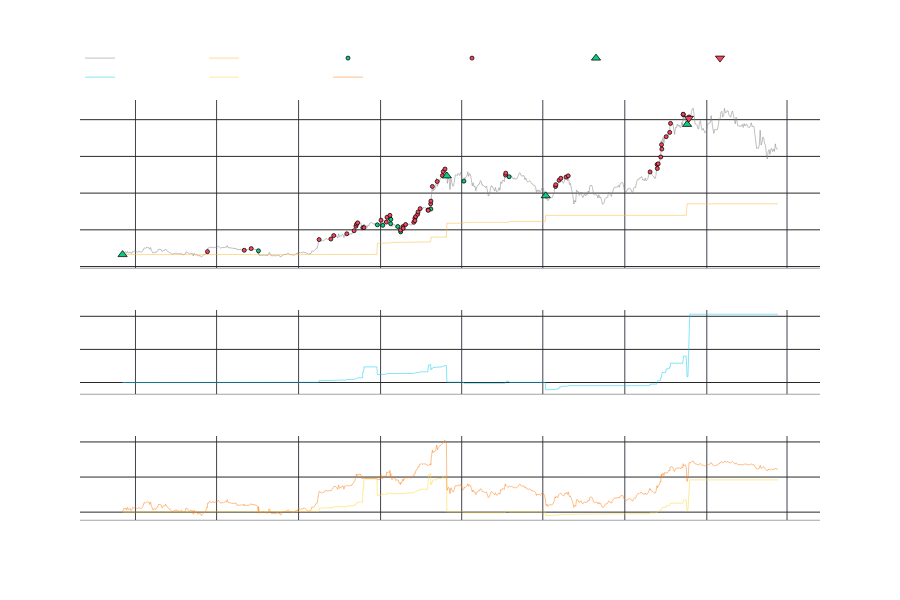

The notebook cell saved with this chart:
### Code cell
#Creando Chart 
chart_rows = 3
row_heights=[300,150,150]
total_height = sum(row_heights)

fig = make_subplots(rows=chart_rows, 
                    shared_xaxes=True,
                    row_heights=row_heights)

fig.add_trace(
        go.Scatter(
            x=df["datetime"], y=df["price"], name=f'Precio', mode="lines",  
            line={'width': 0.5},  
            marker=dict(color='gray'),
        ),
        row=1,
        col=1,
    )  
fig.add_trace(
        go.Scatter(
            x=df["datetime"], y=df["precio_promedio"], name=f'Precio Promedio', mode="lines",  
            line={'width': 0.5},  
            marker=dict(color='#f8b935'),
        ),
        row=1,
        col=1,
    )  
fig.add_trace(
        go.Scatter(x=df["datetime"], y=df['buy'], name='Compras', mode='markers', 
                marker=dict(symbol='circle',size=4,color='#0ecb81',line=dict(width=0.75, color="black"),),
                ),row=1,col=1,
    )
fig.add_trace(
        go.Scatter(x=df["datetime"], y=df['sell'], name='Ventas', mode='markers', 
                marker=dict(symbol='circle',size=4,color='#f6465d',line=dict(width=0.75, color="black"),),
                ),row=1,col=1,
    )
fig.add_trace(
        go.Scatter(x=df["datetime"], y=df['aporte'], name='Aportes', mode='markers', 
                marker=dict(symbol='triangle-up',size=8,color='#0ecb81',line=dict(width=0.75, color="black"),),
                ),row=1,col=1,
    )
fig.add_trace(
        go.Scatter(x=df["datetime"], y=df['retiro'], name='Retiros', mode='markers', 
                marker=dict(symbol='triangle-down',size=8,color='#f6465d',line=dict(width=0.75, color="black"),),
                ),row=1,col=1,
    )


fig.add_trace(
        go.Scatter(
            x=df["datetime"], y=df["ganancias_realizadas"], name=f'Ganancias', mode="lines",  
            line={'width': 0.5},  
            marker=dict(color='#0dcaf0'),
        ),
        row=2,
        col=1,
    )  

fig.add_trace(
        go.Scatter(
            x=df["datetime"], y=df["rendimiento_ganancias"], name=f'Ganancias (%)', mode="lines",  
            line={'width': 0.5},  
            marker=dict(color='#fcd535'),
        ),
        row=3,
        col=1,
    )  
fig.add_trace(
        go.Scatter(
            x=df["datetime"], y=df["rendimiento_valor"], name=f'Valor (%)', mode="lines",  
            line={'width': 0.5},  
            marker=dict(color='#fd7e14'),
        ),
        row=3,
        col=1,
    )  





# Adjust layout for subplots
fig.update_layout(
    font=dict(color="#ffffff", family="Helvetica"),
    paper_bgcolor="rgba(0,0,0,0)",  # Transparent background
    plot_bgcolor="rgba(0,0,0,0)",  # Transparent plot area 
    height=total_height,
    xaxis_rangeslider_visible=False,
    modebar_bgcolor="rgba(0,0,0,0)",
    legend=dict(
        orientation = 'h',
        yanchor="bottom",
        y=1.02,
        xanchor="left",
        x=0,
    ),
)

#Ajustar el tamaño de cada sub_plot
fig.update_layout(
    yaxis1=dict(title="Precio",showticklabels=True,
                zeroline=False,),
    yaxis2=dict(title="USDT",showticklabels=True,),
    yaxis3=dict(title="(%)",showticklabels=True,),
)
fig.update_xaxes(showline=True, linewidth=0.5,linecolor='#40444e', gridcolor='#40444e')
fig.update_yaxes(showline=False, linewidth=0.5, zeroline= False, linecolor='#40444e', gridcolor='rgba(40,40,40,10)') 

fig.show()

### Figure 1 — Plotly figure (JSON) as saved in the notebook; plotly's stock layout.template omitted (floating-point values rounded to 4 significant figures; data arrays with more than 128 entries replaced by an {"elided": "..."} marker saying what was removed)
{"data": [{"line": {"width": 0.5}, "marker": {"color": "gray"}, "mode": "lines", "name": "Precio", "type": "scatter", "x": {"elided": "811 str values"}, "xaxis": "x", "y": {"elided": "811 float values"}, "yaxis": "y"}, {"line": {"width": 0.5}, "marker": {"color": "#f8b935"}, "mode": "lines", "name": "Precio Promedio", "type": "scatter", "x": {"elided": "811 str values"}, "xaxis": "x", "y": {"elided": "811 float values"}, "yaxis": "y"}, {"marker": {"color": "#0ecb81", "line": {"color": "black", "width": 0.75}, "size": 4, "symbol": "circle"}, "mode": "markers", "name": "Compras", "type": "scatter", "x": {"elided": "811 str values"}, "xaxis": "x", "y": {"elided": "811 float values"}, "yaxis": "y"}, {"marker": {"color": "#f6465d", "line": {"color": "black", "width": 0.75}, "size": 4, "symbol": "circle"}, "mode": "markers", "name": "Ventas", "type": "scatter", "x": {"elided": "811 str values"}, "xaxis": "x", "y": {"elided": "811 float values"}, "yaxis": "y"}, {"marker": {"color": "#0ecb81", "line": {"color": "black", "width": 0.75}, "size": 8, "symbol": "triangle-up"}, "mode": "markers", "name": "Aportes", "type": "scatter", "x": {"elided": "811 str values"}, "xaxis": "x", "y": {"elided": "811 float values"}, "yaxis": "y"}, {"marker": {"color": "#f6465d", "line": {"color": "black", "width": 0.75}, "size": 8, "symbol": "triangle-down"}, "mode": "markers", "name": "Retiros", "type": "scatter", "x": {"elided": "811 str values"}, "xaxis": "x", "y": {"elided": "811 int values"}, "yaxis": "y"}, {"line": {"width": 0.5}, "marker": {"color": "#0dcaf0"}, "mode": "lines", "name": "Ganancias", "type": "scatter", "x": {"elided": "811 str values"}, "xaxis": "x2", "y": {"elided": "811 float values"}, "yaxis": "y2"}, {"line": {"width": 0.5}, "marker": {"color": "#fcd535"}, "mode": "lines", "name": "Ganancias (%)", "type": "scatter", "x": {"elided": "811 str values"}, "xaxis": "x3", "y": {"elided": "811 float values"}, "yaxis": "y3"}, {"line": {"width": 0.5}, "marker": {"color": "#fd7e14"}, "mode": "lines", "name": "Valor (%)", "type": "scatter", "x": {"elided": "811 str values"}, "xaxis": "x3", "y": {"elided": "811 float values"}, "yaxis": "y3"}], "layout": {"font": {"color": "#ffffff", "family": "Helvetica"}, "height": 600, "legend": {"orientation": "h", "x": 0, "xanchor": "left", "y": 1.02, "yanchor": "bottom"}, "modebar": {"bgcolor": "rgba(0,0,0,0)"}, "paper_bgcolor": "rgba(0,0,0,0)", "plot_bgcolor": "rgba(0,0,0,0)", "xaxis": {"anchor": "y", "domain": [0, 1], "gridcolor": "#40444e", "linecolor": "#40444e", "linewidth": 0.5, "matches": "x3", "rangeslider": {"visible": false}, "showline": true, "showticklabels": false}, "xaxis2": {"anchor": "y2", "domain": [0, 1], "gridcolor": "#40444e", "linecolor": "#40444e", "linewidth": 0.5, "matches": "x3", "showline": true, "showticklabels": false}, "xaxis3": {"anchor": "y3", "domain": [0, 1], "gridcolor": "#40444e", "linecolor": "#40444e", "linewidth": 0.5, "showline": true}, "yaxis": {"anchor": "x", "domain": [0.6, 1], "gridcolor": "rgba(40,40,40,10)", "linecolor": "#40444e", "linewidth": 0.5, "showline": false, "showticklabels": true, "title": {"text": "Precio"}, "zeroline": false}, "yaxis2": {"anchor": "x2", "domain": [0.3, 0.5], "gridcolor": "rgba(40,40,40,10)", "linecolor": "#40444e", "linewidth": 0.5, "showline": false, "showticklabels": true, "title": {"text": "USDT"}, "zeroline": false}, "yaxis3": {"anchor": "x3", "domain": [0, 0.2], "gridcolor": "rgba(40,40,40,10)", "linecolor": "#40444e", "linewidth": 0.5, "showline": false, "showticklabels": true, "title": {"text": "(%)"}, "zeroline": false}}}
